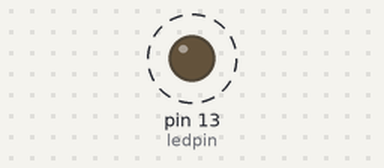
Bench run of a sketch on a simulated Arduino Uno, built with avr-gcc and run on an emulated ATmega328P. Shown: output pins drawn as LEDs (lit = HIGH). Dashed ring = blinking.

Above: at 0.5 s.
Timing chart, 0 to 4.6 s (numbered marks = the images above):
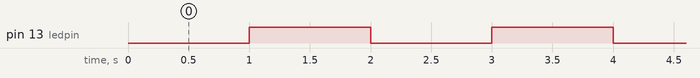

The sketch:

millis.ino
```cpp
/*
  author : Sojibul Islam Rana
  program: LED blink with millis()
  date   : 16-01-2005
*/

#define ledpin 13
const unsigned long eventInterval = 1000;
unsigned long previousTime = 0;

void setup() {
  Serial.begin(9600);
  pinMode(ledpin, OUTPUT);
}

void loop() {
  unsigned long currentTime = millis();

  if (currentTime - previousTime >= eventInterval){
    digitalWrite(ledpin, !digitalRead(ledpin));
    previousTime = currentTime;
  }
}
```

Measured:
- by itself, pin 13 (ledpin): alternates HIGH for 1.0 s and LOW for 1.0 s
